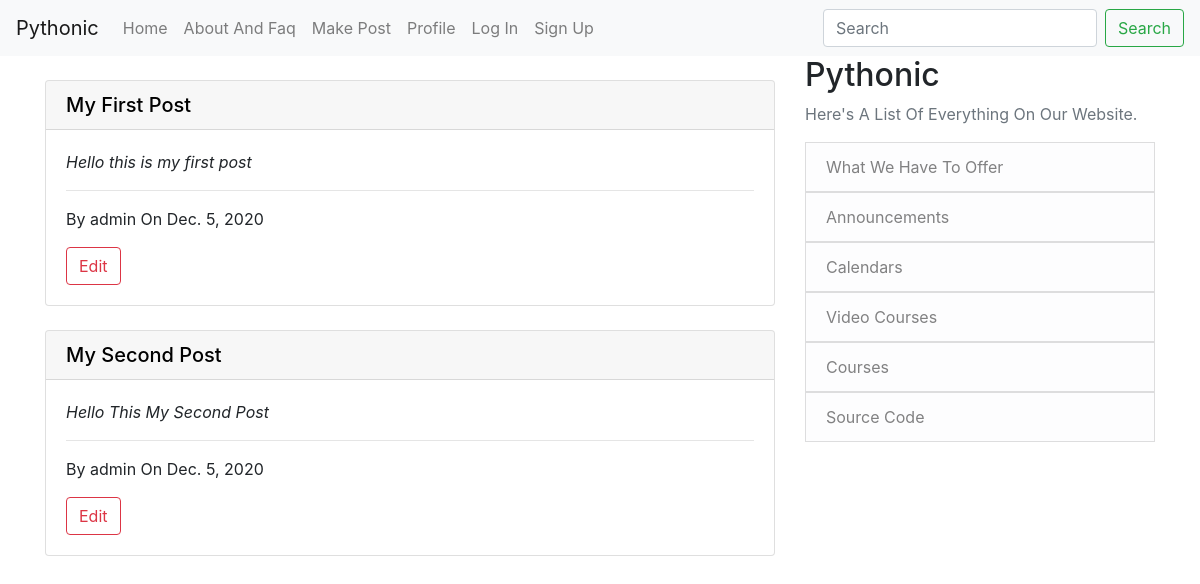
/, run on an earlier commit of the app's database.
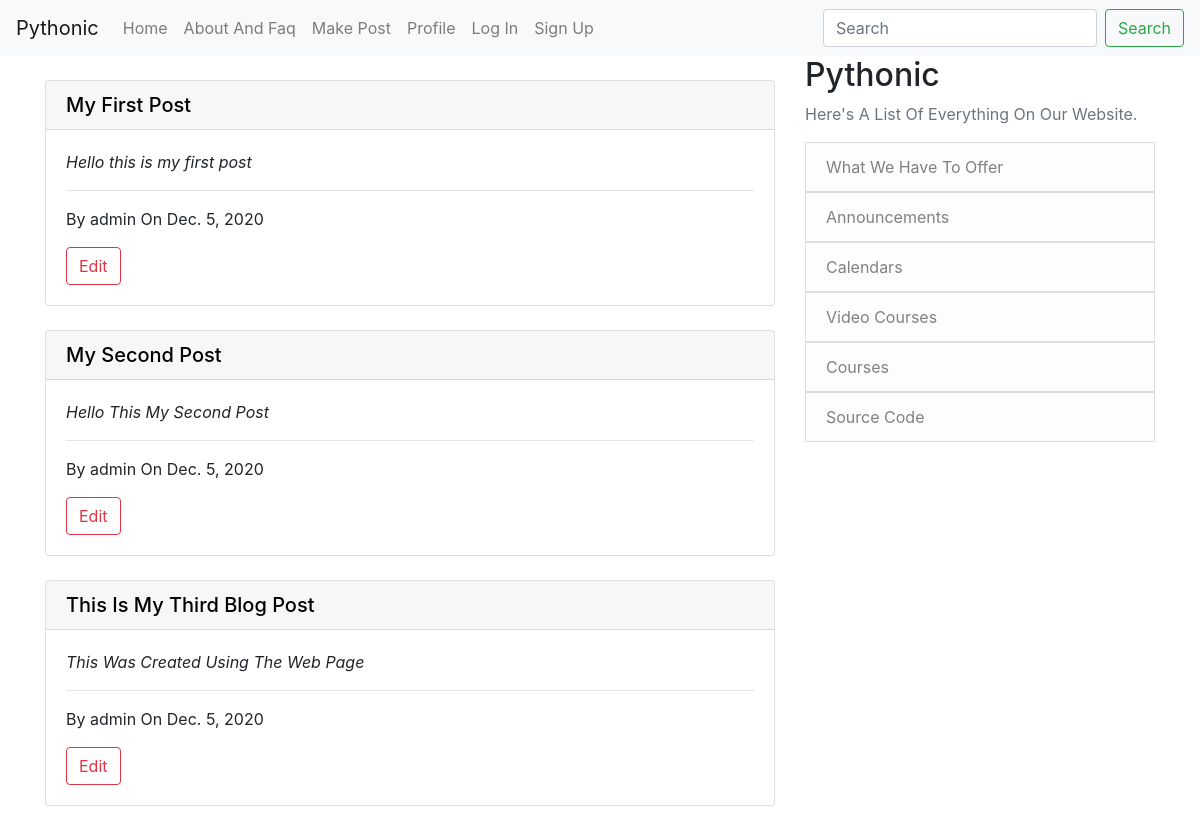
And on a later commit of the database.
### App/models.py (models this page shows, shortened)
class Post(models.Model):
    title = models.CharField(max_length=120)
    author = models.ForeignKey(User, on_delete=models.CASCADE)
    context = models.TextField()
    date_created = models.DateField()

### App/views.py (the view)
# urls.py: path('', home_view.as_view(), name='home'),
class home_view(ListView):
    model = Post
    template_name = 'App/home.html'

### App/templates/App/home.html (shortened to what this page needs)
{% extends "App/base.html" %}
{% block content %}
<br>
{% for post in object_list %}
    <div class="card">
        <a href="{% url 'post_detail' post.pk %}" style="text-decoration: none; color: black">
            <h5 class="card-header">{{ post.title }}</h5>
        </a>
        <div class="card-body">
            <p class="card-text"><i>{{ post.context }}</i></p>
            <hr>
            <p class="card-text">By {{ post.author }} On {{ post.date_created }}</p>
            <a href="{% url 'post_edit' post.pk %}" type="button" class="btn btn-outline-danger">Edit</a>
        </div>
    </div>
    <br>
{% endfor %}
{% endblock %}

What changed in the data, as far as the page shows it:
added Post: title "This Is My Third Blog Post", context "This Was Created Using The Web Page", author "admin", date_created "Dec. 5, 2020"
